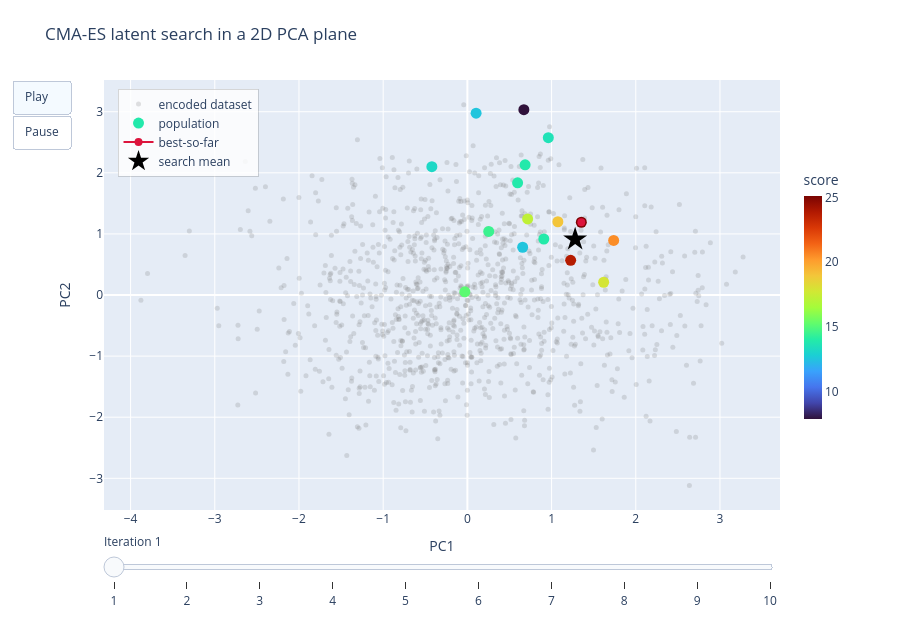

Notebook source saved alongside this figure:
### Markdown cell above
## Lightweight CMA-ES Demo In A 2D Latent Plane

The below is an example of a latent space search method we used. In this demo we optimize in the top-2 PCA subspace around the same chosen maze used above. In the paper, we optimize over agent driven fitness, however, for the purposes of simplicity our objective for the optimizer is creating solvable mazes with long path lengths and more walls rather then an agent derived fitness.

### Code cell
anchor_global = np.asarray((parent_latent[None, :] - latent_center) @ PCA_BASIS, dtype=np.float32)[0]


def plane_to_latent(coords):
    coords = np.atleast_2d(np.asarray(coords, dtype=np.float32))
    return parent_latent[None, :] + coords @ PCA_BASIS.T


es = cma.CMAEvolutionStrategy([0.0, 0.0], 0.65, {'seed': 0, 'popsize': CMA_POPSIZE, 'verbose': -9, 'verb_disp': 0})
history = []
best_score = -np.inf
best_sequence = None
best_global = None

for step_idx in range(CMA_STEPS):
    solutions = np.asarray(es.ask(), dtype=np.float32)
    z_batch = plane_to_latent(solutions)
    decoded_batch = decode_latents(z_batch, repair=True)
    scores = np.asarray([score_sequence(seq) for seq in decoded_batch], dtype=np.float32)
    es.tell(solutions.tolist(), (-scores).tolist())

    population_global = np.asarray((z_batch - latent_center) @ PCA_BASIS, dtype=np.float32)
    mean_coords = np.asarray(es.mean, dtype=np.float32)
    mean_global = anchor_global + mean_coords

    step_best_idx = int(np.argmax(scores))
    if float(scores[step_best_idx]) > best_score:
        best_score = float(scores[step_best_idx])
        best_sequence = decoded_batch[step_best_idx].copy()
        best_global = population_global[step_best_idx].copy()

    history.append({
        'population_global': population_global,
        'scores': scores,
        'mean_global': mean_global,
        'best_global': best_global.copy(),
        'best_score': best_score,
        'step_best_sequence': decoded_batch[step_best_idx].copy(),
    })

best_path = []
frames = []
for step_idx, item in enumerate(history):
    best_path.append(item['best_global'])
    best_path_array = np.asarray(best_path)
    frames.append(
        go.Frame(
            name=str(step_idx),
            data=[
                go.Scatter(
                    x=PCA_COORDS[:, 0],
                    y=PCA_COORDS[:, 1],
                    mode='markers',
                    marker={'size': 5, 'color': 'rgba(120,120,120,0.22)'},
                    name='encoded dataset',
                ),
                go.Scatter(
                    x=item['population_global'][:, 0],
                    y=item['population_global'][:, 1],
                    mode='markers',
                    marker={
                        'size': 11,
                        'color': item['scores'],
                        'colorscale': 'Turbo',
                        'showscale': True,
                        'colorbar': {
                            'title': 'score',
                            'x': 1.02,
                            'xanchor': 'left',
                            'len': 0.62,
                            'thickness': 18,
                            'outlinewidth': 0,
                        },
                    },
                    name='population',
                ),
                go.Scatter(
                    x=best_path_array[:, 0],
                    y=best_path_array[:, 1],
                    mode='lines+markers',
                    marker={'size': 8, 'color': 'crimson'},
                    line={'color': 'crimson', 'width': 2},
                    name='best-so-far',
                ),
                go.Scatter(
                    x=[item['mean_global'][0]],
                    y=[item['mean_global'][1]],
                    mode='markers',
                    marker={'symbol': 'star', 'size': 18, 'color': 'black'},
                    name='search mean',
                ),
            ],
            layout=go.Layout(title=f"CMA-ES latent search iteration {step_idx + 1}/{CMA_STEPS} | best score={item['best_score']:.2f}")
        )
    )

cma_fig = go.Figure(data=frames[0].data, frames=frames)
cma_fig.update_layout(
    width=900,
    height=620,
    margin=dict(l=70, r=120, t=80, b=110),
    xaxis_title='PC1',
    yaxis_title='PC2',
    title='CMA-ES latent search in a 2D PCA plane',
    legend=dict(
        x=0.02,
        y=0.98,
        xanchor='left',
        yanchor='top',
        bgcolor='rgba(255,255,255,0.82)',
        bordercolor='rgba(0,0,0,0.15)',
        borderwidth=1,
    ),
    updatemenus=[{
        'type': 'buttons',
        'buttons': [
            {'label': 'Play', 'method': 'animate', 'args': [None, {'frame': {'duration': 700, 'redraw': True}, 'fromcurrent': True}]},
            {'label': 'Pause', 'method': 'animate', 'args': [[None], {'frame': {'duration': 0, 'redraw': False}, 'mode': 'immediate'}]},
        ],
    }],
    sliders=[{
        'currentvalue': {'prefix': 'Iteration '},
        'steps': [
            {'label': str(i + 1), 'method': 'animate', 'args': [[str(i)], {'frame': {'duration': 0, 'redraw': True}, 'mode': 'immediate'}]}
            for i in range(len(frames))
        ],
    }],
)
cma_fig

### Figure 1 — Plotly figure (JSON) as saved in the notebook; plotly's stock layout.template omitted (floating-point values rounded to 4 significant figures; data arrays with more than 128 entries replaced by an {"elided": "..."} marker saying what was removed)
{"data": [{"marker": {"color": "rgba(120,120,120,0.22)", "size": 5}, "mode": "markers", "name": "encoded dataset", "type": "scatter", "x": {"elided": "1024 float values"}, "y": {"elided": "1024 float values"}}, {"marker": {"color": [13.95, 13.95, 17.9, 13.25, 12.6, 23.8, 14.55, 14.0, 7.95, 17.3, 15.2, 13.65, 20.55, 25.15, 12.6, 19.05], "colorbar": {"len": 0.62, "outlinewidth": 0, "thickness": 18, "title": {"text": "score"}, "x": 1.02, "xanchor": "left"}, "colorscale": [[0, "#30123b"], [0.07143, "#4145ab"], [0.1429, "#4675ed"], [0.2143, "#39a2fc"], [0.2857, "#1bcfd4"], [0.3571, "#24eca6"], [0.4286, "#61fc6c"], [0.5, "#a4fc3b"], [0.5714, "#d1e834"], [0.6429, "#f3c63a"], [0.7143, "#fe9b2d"], [0.7857, "#f36315"], [0.8571, "#d93806"], [0.9286, "#b11901"], [1, "#7a0402"]], "showscale": true, "size": 11}, "mode": "markers", "name": "population", "type": "scatter", "x": [0.6856, 0.5966, 1.619, -0.422, 0.6564, 1.227, 0.2535, 0.9079, 0.6708, 0.7158, -0.03005, 0.9613, 1.737, 1.353, 0.1035, 1.074], "y": [2.131, 1.836, 0.2089, 2.1, 0.7816, 0.5683, 1.041, 0.917, 3.034, 1.245, 0.05191, 2.574, 0.8935, 1.191, 2.976, 1.199]}, {"line": {"color": "crimson", "width": 2}, "marker": {"color": "crimson", "size": 8}, "mode": "lines+markers", "name": "best-so-far", "type": "scatter", "x": [1.353], "y": [1.191]}, {"marker": {"color": "black", "size": 18, "symbol": "star"}, "mode": "markers", "name": "search mean", "type": "scatter", "x": [1.28], "y": [0.9123]}], "layout": {"height": 620, "legend": {"bgcolor": "rgba(255,255,255,0.82)", "bordercolor": "rgba(0,0,0,0.15)", "borderwidth": 1, "x": 0.02, "xanchor": "left", "y": 0.98, "yanchor": "top"}, "margin": {"b": 110, "l": 70, "r": 120, "t": 80}, "sliders": [{"currentvalue": {"prefix": "Iteration "}, "steps": [{"args": [["0"], {"frame": {"duration": 0, "redraw": true}, "mode": "immediate"}], "label": "1", "method": "animate"}, {"args": [["1"], {"frame": {"duration": 0, "redraw": true}, "mode": "immediate"}], "label": "2", "method": "animate"}, {"args": [["2"], {"frame": {"duration": 0, "redraw": true}, "mode": "immediate"}], "label": "3", "method": "animate"}, {"args": [["3"], {"frame": {"duration": 0, "redraw": true}, "mode": "immediate"}], "label": "4", "method": "animate"}, {"args": [["4"], {"frame": {"duration": 0, "redraw": true}, "mode": "immediate"}], "label": "5", "method": "animate"}, {"args": [["5"], {"frame": {"duration": 0, "redraw": true}, "mode": "immediate"}], "label": "6", "method": "animate"}, {"args": [["6"], {"frame": {"duration": 0, "redraw": true}, "mode": "immediate"}], "label": "7", "method": "animate"}, {"args": [["7"], {"frame": {"duration": 0, "redraw": true}, "mode": "immediate"}], "label": "8", "method": "animate"}, {"args": [["8"], {"frame": {"duration": 0, "redraw": true}, "mode": "immediate"}], "label": "9", "method": "animate"}, {"args": [["9"], {"frame": {"duration": 0, "redraw": true}, "mode": "immediate"}], "label": "10", "method": "animate"}]}], "title": {"text": "CMA-ES latent search in a 2D PCA plane"}, "updatemenus": [{"buttons": [{"args": [null, {"frame": {"duration": 700, "redraw": true}, "fromcurrent": true}], "label": "Play", "method": "animate"}, {"args": [[null], {"frame": {"duration": 0, "redraw": false}, "mode": "immediate"}], "label": "Pause", "method": "animate"}], "type": "buttons"}], "width": 900, "xaxis": {"title": {"text": "PC1"}}, "yaxis": {"title": {"text": "PC2"}}}}
